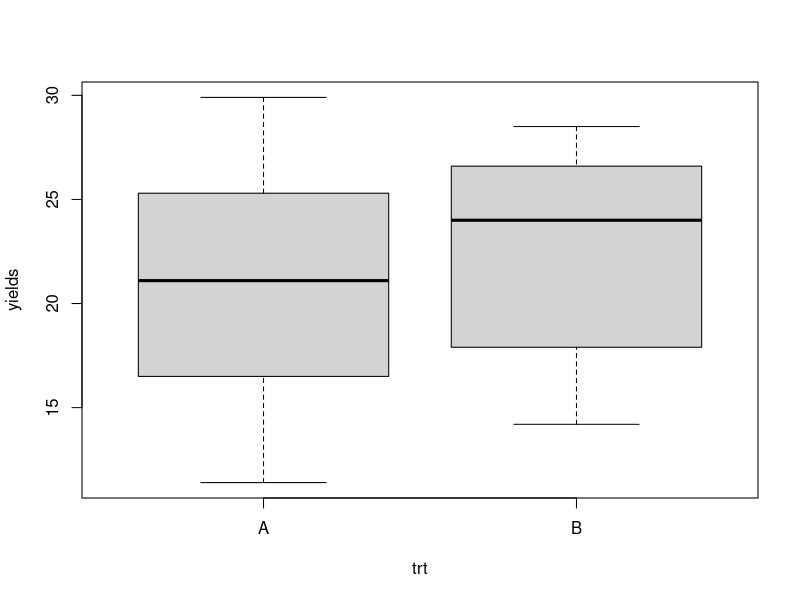
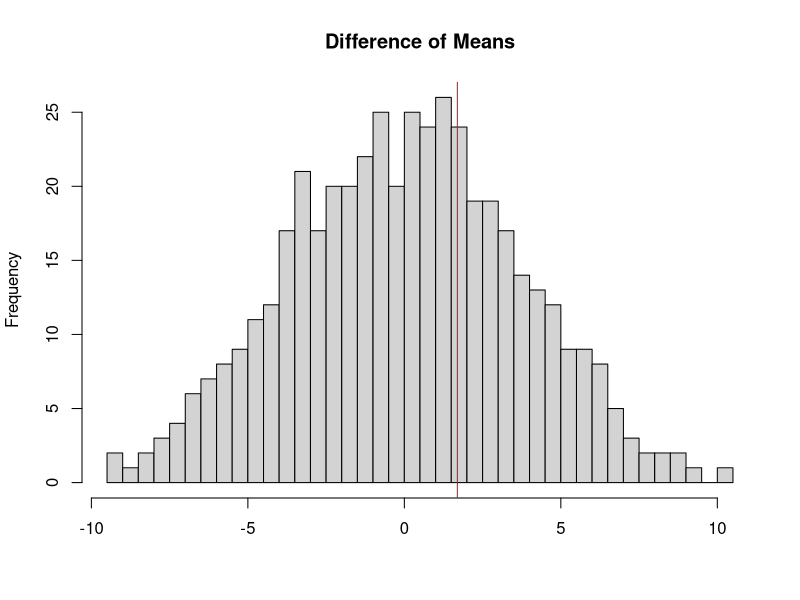

Source code (R) for these figures, in order:
######################################################################
# STAT 7010 - Experimental Statistics II 
# Peng Zeng (Auburn University)
# 2023-01-12
######################################################################

######################################################################
# select a random order 
######################################################################

trt = c(rep("A", 5), rep("B", 6))
sample(trt, replace = FALSE) 

######################################################################
# data analysis - summary 
######################################################################

trt = c("A", "A", "B", "B", "A", "B", "B", "B", "A", "A", "B") 
yields = c(29.9, 11.4, 26.6, 23.7, 25.3, 28.5, 14.2, 17.9, 16.5, 21.1, 24.3) 
fertilizer = data.frame(trt = trt, yields = yields) 

# descriptive statistics 
aggregate(yields ~ trt, data = fertilizer, summary) 
aggregate(yields ~ trt, data = fertilizer, length) 
aggregate(yields ~ trt, data = fertilizer, sd) 

# side-by-side boxplot 
boxplot(yields ~ trt, data = fertilizer)

######################################################################
# manual calculation
######################################################################

meanA = mean( fertilizer$yields[fertilizer$trt == "A"] )
meanB = mean( fertilizer$yields[fertilizer$trt == "B"] )
sdA = sd( fertilizer$yields[fertilizer$trt == "A"] )
sdB = sd( fertilizer$yields[fertilizer$trt == "B"] )
nA = length( fertilizer$yields[fertilizer$trt == "A"] )
nB = length( fertilizer$yields[fertilizer$trt == "B"] )

sd.pool = sqrt( ((nA - 1) * sdA^2  + (nB - 1) * sdB^2) / (nA + nB - 2) )
t0 = (meanB - meanA) / ( sd.pool * sqrt(1/nA + 1/nB) )
p.value = pt(t0, df = 9, lower = FALSE)

SE = sd.pool * sqrt(1/nA + 1/nB) 
CI.lower = meanB - meanA - qt(0.975, df = 9) * SE
CI.upper = meanB - meanA + qt(0.975, df = 9) * SE

######################################################################
# two-sample t-test 
######################################################################

# test the equality of variances
var.test(yields ~ trt, data = fertilizer)

# two-sample t-test (assuming equal variance)
t.test(yields ~ trt, data = fertilizer, alternative = "less", var.equal = TRUE)

######################################################################
# permutation test 
######################################################################

# permutation test 
trtA = fertilizer$yields[fertilizer$trt == "A"]
trtB = fertilizer$yields[fertilizer$trt == "B"]
diff.data = mean(trtB) - mean(trtA)

allchoice = combn(1:11, 5)
diff.perm = numeric(ncol(allchoice))
for(i in 1:ncol(allchoice))
{
   trtA = fertilizer$yields[ allchoice[, i]]
   trtB = fertilizer$yields[-allchoice[, i]]
   diff.perm[i] = mean(trtB) - mean(trtA)
}

hist(diff.perm, 40, main = "Difference of Means", xlab = "")
abline(v = diff.data, col = "red")

sum(diff.perm >= diff.data)
mean(diff.perm >= diff.data)   # p-value = 0.3333

######################################################################
# THE END
######################################################################
